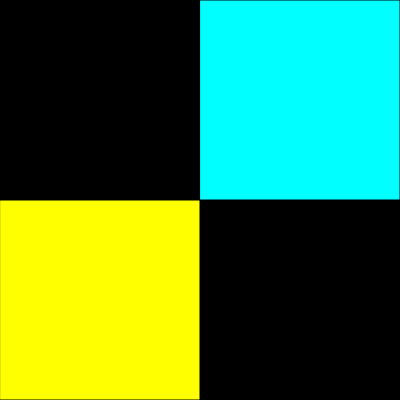
Frame 1 (no input)
Frame 60 (no input): identical to frame 1, image omitted
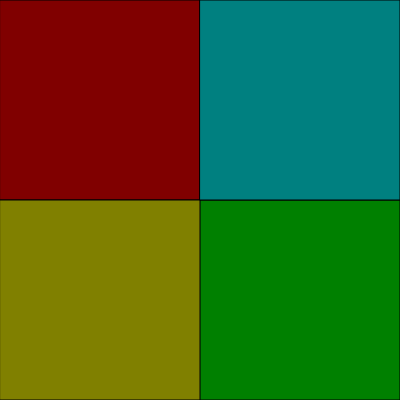
Frame 120 (the mouse pressed at the canvas centre since frame 60)

The p5.js sketch that drew these frames (run headless with seeded random() and noise() and a simulated clock; from frame 60 on, the mouse is pressed at the canvas centre):

// p5.js sketch
// ── sketch.js
//https://github.com/stavrosdidakis/DAT-GAD-405_2017
//https://p5js.org

//DAT405 / GAD405
//00_Template
//The purpose of this sketch is to provide a basic template
//for P5.js projects


function setup() {
  createCanvas(400,400);
  stroke(0);

}
var value = 0;
function draw() {
  background(0);
  //red on the left
  var mouse1 = map (mouseX,0,width,0,255);
  var mouse2 = map (mouseY,0,height,0,255);
  var mouse3 = map (mouseX,0,width,255,0);
  var mouse4 = map (mouseY,0,width,255,0);

  var color1= color(255,0,0,mouse1);
  var color2= color(0,255,0,mouse2);
  var color3= color(255,255,0,mouse3);
  var color4= color(0,255,255,mouse4);

  fill(color1);
rect(0,0,width/2,height/2);
//blue on the right below
fill(color2);
rect(200,200,width/2,height/2);
// green on the right below
fill(color3);
rect(0,200,width/2,height/2);
//purple on the top right
fill(color4);
rect(200,0,width/2,height/2);
}
